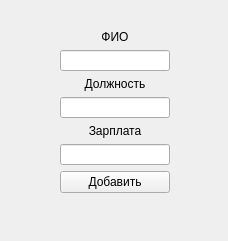
<?xml version="1.0" encoding="UTF-8"?>
<ui version="4.0">
 <class>Form</class>
 <widget class="QWidget" name="Form">
  <property name="geometry">
   <rect>
    <x>0</x>
    <y>0</y>
    <width>228</width>
    <height>241</height>
   </rect>
  </property>
  <property name="windowTitle">
   <string>Добавление сотрудника</string>
  </property>
  <widget class="QWidget" name="">
   <property name="geometry">
    <rect>
     <x>60</x>
     <y>30</y>
     <width>110</width>
     <height>164</height>
    </rect>
   </property>
   <layout class="QGridLayout" name="gridLayout">
    <item row="0" column="0">
     <widget class="QLabel" name="label">
      <property name="text">
       <string>ФИО</string>
      </property>
      <property name="alignment">
       <set>Qt::AlignCenter</set>
      </property>
     </widget>
    </item>
    <item row="1" column="0">
     <widget class="QLineEdit" name="line_edit_name"/>
    </item>
    <item row="2" column="0">
     <widget class="QLabel" name="label_3">
      <property name="text">
       <string>Должность</string>
      </property>
      <property name="alignment">
       <set>Qt::AlignCenter</set>
      </property>
     </widget>
    </item>
    <item row="3" column="0">
     <widget class="QLineEdit" name="line_edit_func"/>
    </item>
    <item row="4" column="0">
     <widget class="QLabel" name="label_2">
      <property name="text">
       <string>Зарплата</string>
      </property>
      <property name="alignment">
       <set>Qt::AlignCenter</set>
      </property>
     </widget>
    </item>
    <item row="5" column="0">
     <widget class="QLineEdit" name="line_edit_sal"/>
    </item>
    <item row="6" column="0">
     <widget class="QPushButton" name="but_func">
      <property name="text">
       <string>Добавить</string>
      </property>
     </widget>
    </item>
   </layout>
  </widget>
 </widget>
 <resources/>
 <connections/>
</ui>
